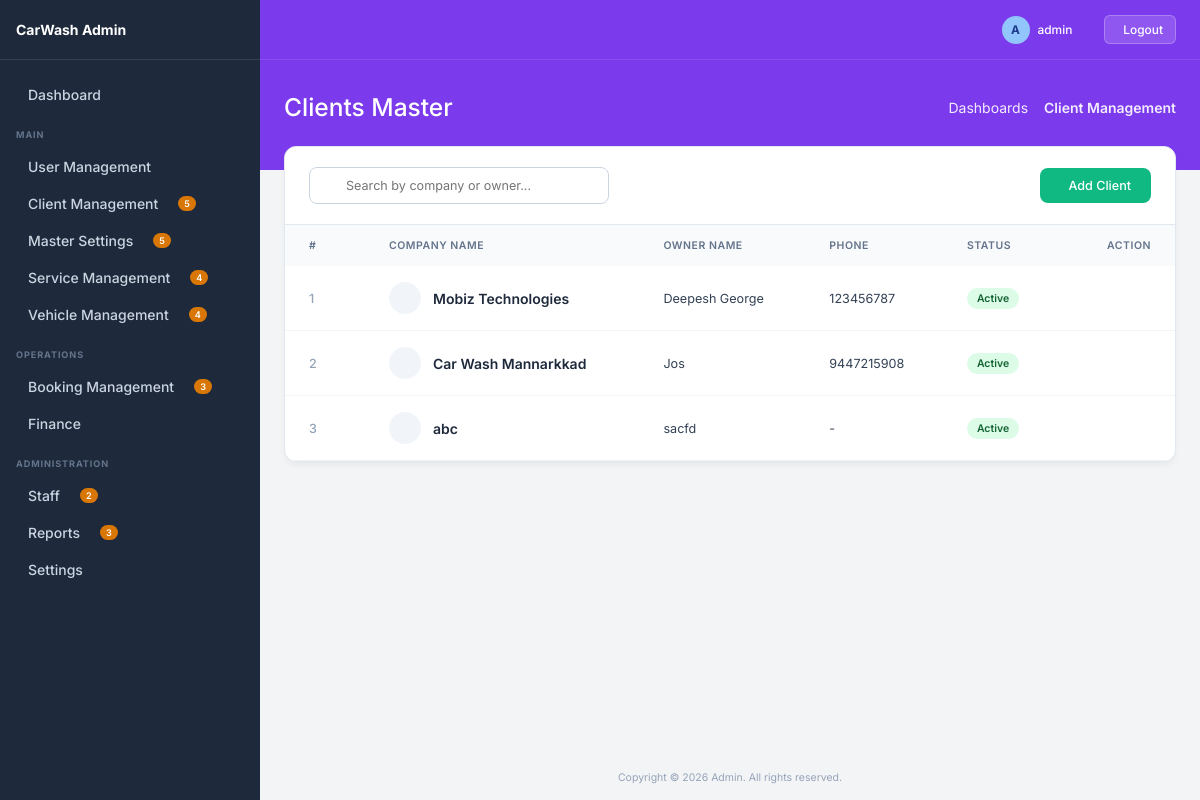
/client/ (signed in), run on the app's committed database.
### client_management/models.py (models this page shows, shortened)
class Client(BaseModel):
    company_name = models.CharField(max_length=200)
    owner_name = models.CharField(max_length=200)
    email = models.EmailField(blank=True, null=True)
    phone = models.CharField(max_length=50, blank=True, null=True)
    address = models.TextField(blank=True, null=True)
    status = models.BooleanField(default=True)
    gst_number = models.CharField(max_length=100, blank=True, null=True)
    country = models.ForeignKey('master.Country', on_delete=models.SET_NULL, blank=True, null=True)
    state = models.ForeignKey('master.State', on_delete=models.SET_NULL, blank=True, null=True)
    area = models.ForeignKey('master.Area', on_delete=models.SET_NULL, blank=True, null=True)
    logo_color = models.ImageField(
        upload_to='client_logos/color/',
        validators=[validate_png, validate_image_dimensions],
        blank=True,
        null=True
    )
    logo_bw = models.ImageField(
        upload_to='client_logos/bw/',
        validators=[validate_png, validate_image_dimensions],
        blank=True,
        null=True
    )

### client_management/views.py (the view)
# urls.py: path('client/', views.client_list, name='client_list'),
@login_required
def client_list(request):
    search = request.GET.get('search', '')
    queryset = Client.objects.filter(is_deleted=False)
    if search:
        queryset = queryset.filter(name__icontains=search)
    paginator = Paginator(queryset, 10)
    page_obj = paginator.get_page(request.GET.get('page'))
    return render(request, 'client/list.html', {
        'page_obj': page_obj,
        'search': search
    })

### client_management/templates/client/list.html (shortened to what this page needs)
{% extends 'base.html' %}
{% block page_title %}Clients Master{% endblock %}
{% block breadcrumb_active %}Client Management{% endblock %}
{% block content %}
<div class="list-container">
    <div class="list-header">
        <form method="GET" class="search-wrapper">
            <input type="text" name="search" value="{{search}}" placeholder="Search by company or owner..." class="search-input">
        </form>
        <a href="{% url 'client_create' %}" class="btn-create">
             Add Client
        </a>
    </div>
    <div style="overflow-x: auto;">
        <table class="premium-table">
            <thead>
                <tr>
                    <th style="width: 80px;">#</th>
                    <th>Company Name</th>
                    <th>Owner Name</th>
                    <th>Phone</th>
                    <th>Status</th>
                    <th style="width: 120px; text-align: right;">Action</th>
                </tr>
            </thead>
            <tbody>
                {% for obj in page_obj %}
                <tr>
                    <td style="font-weight: 500; color: #94a3b8;">{{ forloop.counter }}</td>
                    <td style="font-weight: 600; color: #1e293b;">
                        <div style="display: flex; align-items: center; gap: 12px;">
                            <div style="width: 32px; height: 32px; border-radius: 50%; background: #f1f5f9; display: flex; align-items: center; justify-content: center; color: #64748b;">
                            </div>
                            {{ obj.company_name }}
                        </div>
                    </td>
                    <td>{{ obj.owner_name }}</td>
                    <td>{{ obj.phone|default:"-" }}</td>
                    <td>
                        {% if obj.status %}
                            <span class="status-badge status-active">Active</span>
                        {% else %}
                            <span class="status-badge status-inactive">Inactive</span>
                        {% endif %}
                    </td>
                    <td style="text-align: right;">
                        <div style="display: flex; gap: 8px; justify-content: flex-end;">
                            <a href="{% url 'client_edit' obj.pk %}" class="action-btn edit" title="Edit">
                            </a>
                            <a href="{% url 'client_delete' obj.pk %}" onclick="return confirm('Delete this client?')" class="action-btn delete" title="Delete">
                            </a>
                        </div>
                    </td>
                </tr>
                {% endfor %}
            </tbody>
        </table>
    </div>
</div>
{% endblock %}

### core/templates/base.html (shortened to what this page needs)
<!DOCTYPE html>
<html lang="en">
<head>
</head>
<body>
    <aside class="sidebar">
        <div class="sidebar-header">
            <span>CarWash Admin</span>
        </div>
        <div class="sidebar-content">
            <a href="{% url 'dashboard' %}" class="nav-item">
                <div class="nav-item-left">
                    Dashboard
                </div>
            </a>
            <div class="nav-section-title">MAIN</div>
            <div class="nav-item dropdown-toggle">
                <div class="nav-item-left">
                     User Management
                </div>
            </div>
            <div class="nav-item dropdown-toggle">
                <div class="nav-item-left">
                    Client Management
                    <span class="nav-badge">5</span>
                </div>
            </div>
            <div class="nav-item dropdown-toggle">
                <div class="nav-item-left">
                    Master Settings
                    <span class="nav-badge">5</span>
                </div>
            </div>
            <div class="nav-item dropdown-toggle">
                <div class="nav-item-left">
                    Service Management
                    <span class="nav-badge">4</span>
                </div>
            </div>
            <div class="nav-item dropdown-toggle">
                <div class="nav-item-left">
                    Vehicle Management
                    <span class="nav-badge">4</span>
                </div>
            </div>
            <div class="nav-section-title">OPERATIONS</div>
            <div class="nav-item dropdown-toggle">
                <div class="nav-item-left">
                    Booking Management
                    <span class="nav-badge">3</span>
                </div>
            </div>
            <div class="nav-item dropdown-toggle">
                <div class="nav-item-left">
                    Finance
                </div>
            </div>
            <div class="nav-section-title">ADMINISTRATION</div>
            <div class="nav-item dropdown-toggle">
                <div class="nav-item-left">
                    Staff
                    <span class="nav-badge">2</span>
                </div>
            </div>
            <div class="nav-item dropdown-toggle">
                <div class="nav-item-left">
                    Reports
                    <span class="nav-badge">3</span>
                </div>
            </div>
            <div class="nav-item dropdown-toggle">
                <div class="nav-item-left">
                    Settings
                </div>
            </div>
        </div>
    </aside>
    <div class="main-wrapper">
        <div class="top-banner">
            <div class="top-navbar">
                <div class="navbar-right">
                    <div class="flex-center" style="gap: 8px;">
                        <span style="display:inline-block; width:28px; height:28px; border-radius:50%; background:#93c5fd; color:#1e3a8a; text-align:center; line-height:28px; font-weight:bold;">{{ request.user.username|make_list|first|upper|default:"A" }}</span>
                        <span>{{ request.user.username|default:"admin" }}</span>
                    </div>
                    {% if request.user.is_authenticated %}
                    <form method="post" action="{% url 'logout' %}" style="margin-left: 12px; display: inline;">
                        <button type="submit" style="background: rgba(255,255,255,0.15); border: 1px solid rgba(255,255,255,0.25); color: white; padding: 6px 12px; border-radius: 6px; cursor: pointer; display: flex; align-items: center; gap: 6px; font-size: 0.85rem; font-weight: 500; transition: all 0.2s;">
                             Logout
                        </button>
                    </form>
                    {% endif %}
                </div>
            </div>
            <div class="banner-header">
                <div class="banner-title">{% block page_title %}Dashboard{% endblock %}</div>
                <div class="banner-breadcrumbs">
                    <a href="#">Dashboards</a>
                    <span style="font-weight: 600;">{% block breadcrumb_active %}Admin Dashboard{% endblock %}</span>
                </div>
            </div>
        </div>
        <div class="content-area">
            {% block content %}{% endblock %}
        </div>
        <div style="margin-top:auto; padding: 16px; text-align: center; color: #94a3b8; font-size: 0.75rem;">
            Copyright © 2026 Admin. All rights reserved.
        </div>
    </div>
</body>
</html>

### core/templates/base.html (style rules this page uses)
:root { --bg-sidebar: #1e293b; --bg-body: #f3f4f6; --bg-banner: #7c3aed; --text-sidebar: #cbd5e1; --text-sidebar-hover: #ffffff; --sidebar-border: #334155; --badge-bg: #d97706; --badge-text: #ffffff; --sidebar-width: 260px; }
* { margin: 0; padding: 0; box-sizing: border-box; font-family: 'Inter', sans-serif; font-size: 14px; }
body { background-color: var(--bg-body); color: #1e293b; display: flex; min-height: 100vh; overflow-x: hidden; }
.sidebar { width: var(--sidebar-width); background-color: var(--bg-sidebar); display: flex; flex-direction: column; position: fixed; height: 100vh; overflow-y: auto; z-index: 100; }
.sidebar-header { padding: 16px; font-size: 1.1rem; font-weight: 700; display: flex; align-items: center; gap: 12px; color: white; border-bottom: 1px solid var(--sidebar-border); height: 60px; }
.sidebar-content { padding: 16px 0; }
.nav-section-title { color: #64748b; font-size: 0.65rem; text-transform: uppercase; letter-spacing: 0.1em; font-weight: 700; margin: 16px 16px 8px 16px; }
.nav-item { display: flex; align-items: center; justify-content: space-between; padding: 10px 16px; color: var(--text-sidebar); text-decoration: none; font-size: 0.85rem; font-weight: 500; cursor: pointer; transition: color 0.2s, background-color 0.2s; }
.nav-item-left { display: flex; align-items: center; gap: 12px; }
.nav-badge { background-color: var(--badge-bg); color: var(--badge-text); font-size: 0.65rem; font-weight: 600; padding: 2px 6px; border-radius: 12px; margin-left: 8px; }
.main-wrapper { flex: 1; margin-left: var(--sidebar-width); display: flex; flex-direction: column; min-height: 100vh; }
.top-banner { background-color: var(--bg-banner); color: white; display: flex; flex-direction: column; }
.top-navbar { height: 60px; display: flex; align-items: center; justify-content: space-between; padding: 0 24px; border-bottom: 1px solid rgba(255, 255, 255, 0.1); }
.navbar-right { display: flex; align-items: center; gap: 20px; }
.navbar-right span { font-size: 0.85rem; font-weight: 500; }
.banner-header { padding: 32px 24px 48px 24px; display: flex; justify-content: space-between; align-items: center; }
.banner-title { font-size: 1.75rem; font-weight: 500; }
.banner-breadcrumbs { font-size: 0.75rem; display: flex; align-items: center; gap: 8px; opacity: 0.9; }
.banner-breadcrumbs a { color: white; text-decoration: none; }
.content-area { padding: 0 24px 24px 24px; margin-top: -24px; flex: 1; }
.flex-center { display: flex; align-items: center; }
.list-container { background: white; border-radius: 12px; border: 1px solid #e2e8f0; box-shadow: 0 4px 6px -1px rgba(0, 0, 0, 0.05); overflow: hidden; }
.list-header { padding: 20px 24px; border-bottom: 1px solid #e2e8f0; display: flex; justify-content: space-between; align-items: center; }
.search-input { padding: 10px 16px; padding-left: 36px; border: 1px solid #cbd5e1; border-radius: 8px; font-size: 0.9rem; outline: none; width: 300px; transition: all 0.2s; font-family: 'Inter', sans-serif; }
.search-wrapper { position: relative; display: flex; align-items: center; }
.btn-create { background: #10b981; color: white; padding: 10px 20px; border-radius: 8px; text-decoration: none; font-size: 0.9rem; font-weight: 500; display: flex; align-items: center; gap: 8px; transition: background 0.2s; border: none; cursor: pointer; }
.premium-table { width: 100%; border-collapse: collapse; text-align: left; }
.premium-table th { background-color: #f8fafc; color: #64748b; font-size: 0.75rem; text-transform: uppercase; letter-spacing: 0.05em; padding: 14px 24px; font-weight: 600; }
.premium-table td { padding: 16px 24px; font-size: 0.9rem; color: #334155; border-bottom: 1px solid #f1f5f9; vertical-align: middle; }
.action-btn { padding: 6px; border-radius: 6px; color: #64748b; transition: all 0.2s; text-decoration: none; display: inline-flex; align-items: center; justify-content: center; }

### data on the page
Client: company_name "Mobiz Technologies", owner_name "Deepesh George", phone "123456787", status "Active"
Client: company_name "Car Wash Mannarkkad", owner_name "Jos", phone "9447215908", status "Active"
Client: company_name "abc", owner_name "sacfd", phone "-", status "Active"

### other printed values
{{ request.user.username|make_list|first|upper|default:"A" }} "A"
{{ request.user.username|default:"admin" }} "admin"
